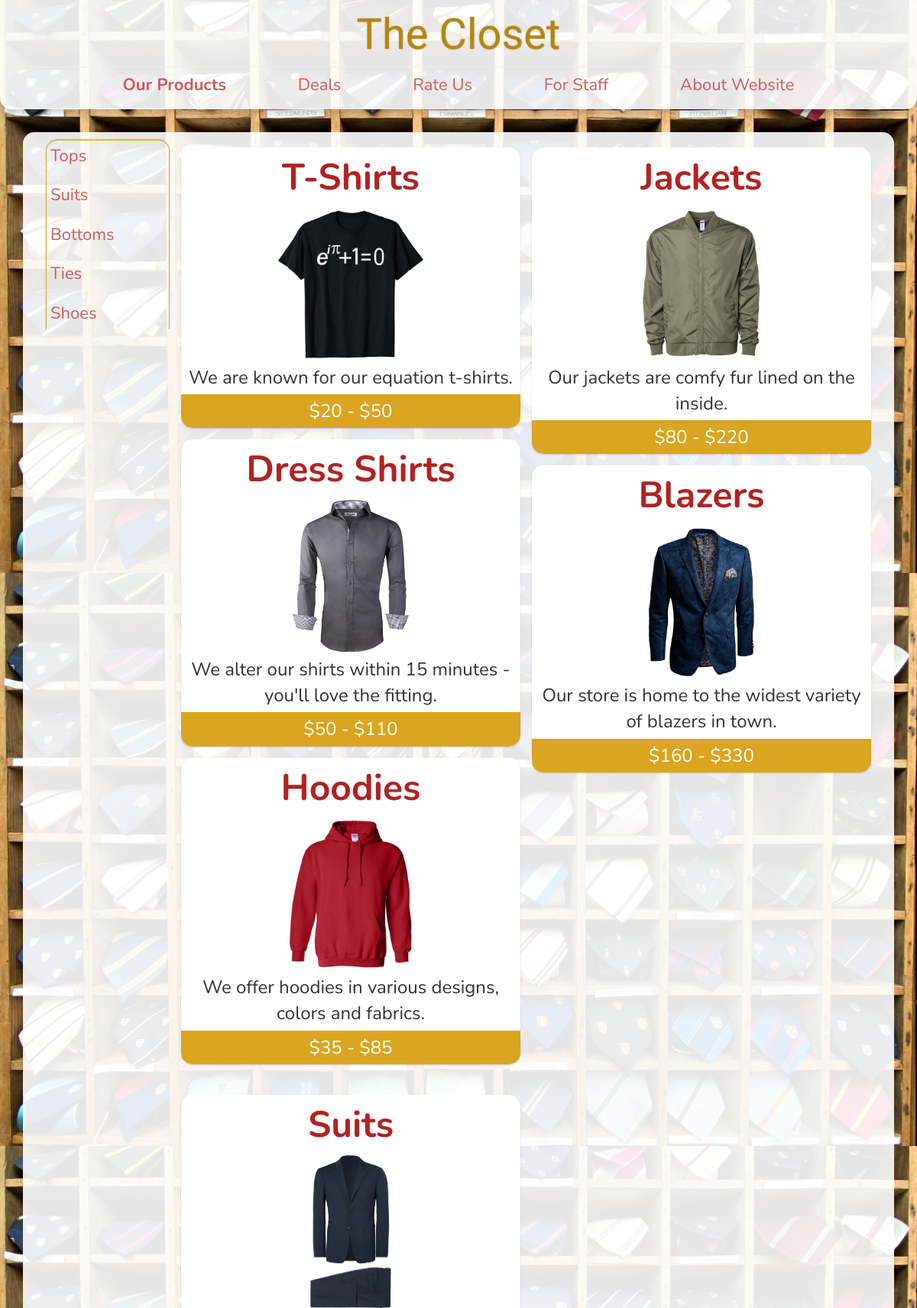
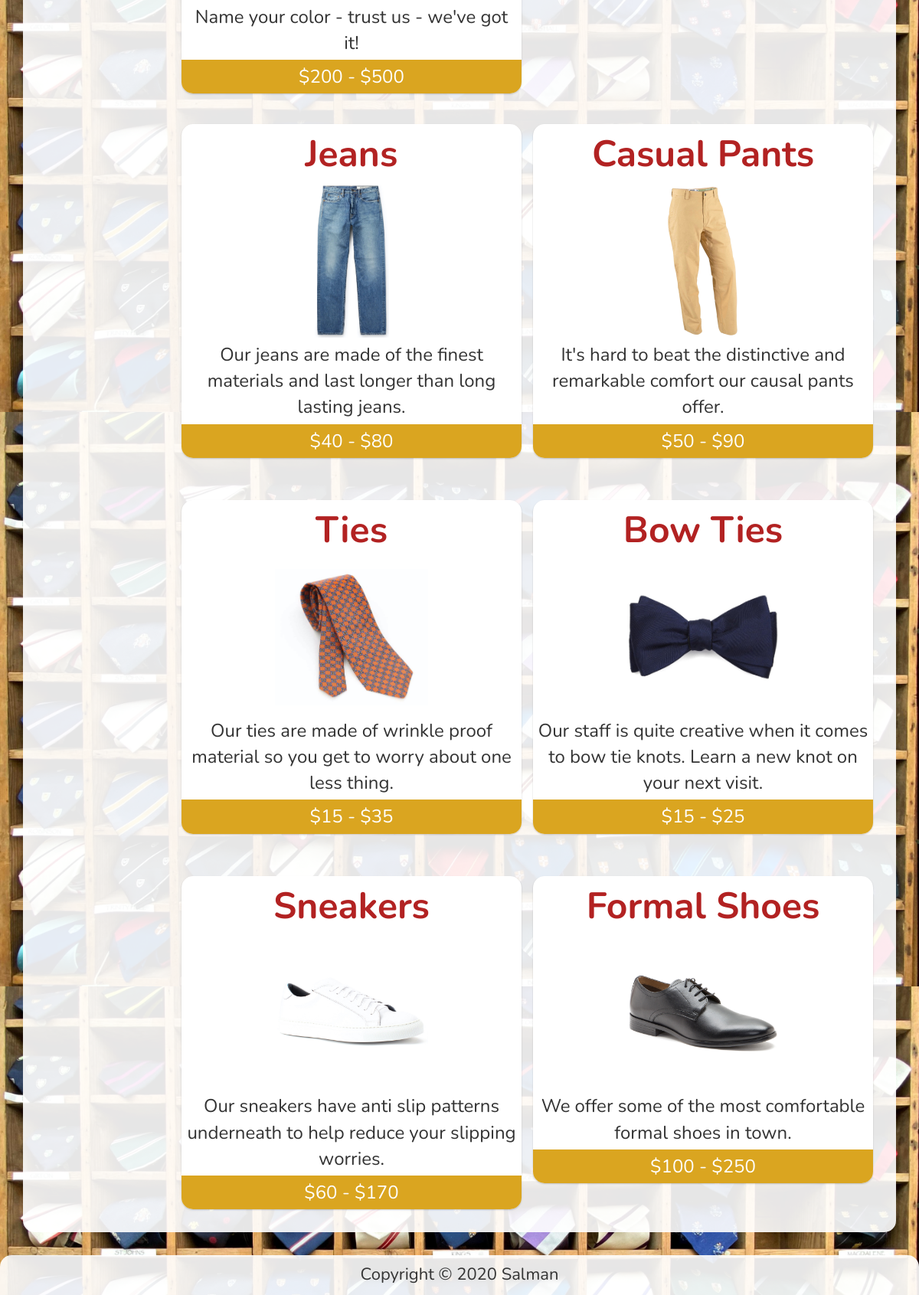
Screenshot of /php/catalog.php with the database file from the repository (2 pictures, top to bottom).
### tables this page shows
CREATE TABLE `Products` (
	`ID` INT AUTO_INCREMENT PRIMARY KEY,
	`Category ID` INT,
	`Title` TEXT,
	`Image Name` TEXT,
	`Description` TEXT,
	`Price Range` TEXT,
	`Stock Status` TEXT
);

### php/catalog.php (the view, shortened to what this page needs)
<?php
	try {
		$conn = new PDO(DBCONNSTRING, DBUSER, DBPASS);
		$conn->setAttribute(PDO::ATTR_ERRMODE, PDO::ERRMODE_EXCEPTION);
	}
	catch (PDOException $e){
		exit($e->getmessage());
	}
	$cats = $conn->query("SELECT * FROM `Product Categories`");
	$catsArr = $cats->fetchAll();
?>
<!DOCTYPE html>
<html lang="en-US">
<head>
	<link rel="stylesheet" href="https://maxcdn.bootstrapcdn.com/bootstrap/3.4.1/css/bootstrap.min.css">
  	<link rel="stylesheet" type="text/css" href="../css/styleCommon.css">
	<link rel="stylesheet" type="text/css" href="../css/style768AndAbove.css" media="screen and (min-width:768px)">
	<link rel="stylesheet" type="text/css" href="../css/styleBelow768.css" media="screen and (max-width:767px)">
</head>
<body id="catalogBody">
	<div class="aboveFooter">
		<header>
			<a href="../" title="Home Page"><h1>The Closet</h1></a>
			<hr>
			<nav>
			    <div class="collapse navbar-collapse" id="headNav">
					<ul class="nav">
						<li><a href=""><b>Our Products</b></a></li>
						<li><a href="../deals.html">Deals</a></li>
						<li><a href="../rateUs.html">Rate Us</a></li>
						<li><a href="../forStaff.html">For Staff</a></li>
						<li><a href="../about.html">About Website</a></li>
					</ul>
				</div>
			</nav>
		</header>
		<main>
			<nav>
				<ul>
					<?php
						foreach ($catsArr as $ind => $catRow) {
							echo "<li><a href='#" . $catRow['Category'] . "'>" . $catRow['Category'] . "</a></li>";
						}
					?>
				</ul>
			</nav>
			<div class="notNav">
				<?php
					foreach ($catsArr as $ind => $catRow) {
						echo "<dl id='" . $catRow['Category'] . (($ind === 0) ? "" : "' class='marginTop") ."'>";
						$prods = $conn->query("SELECT Title, `Image Name`, Description, `Price Range` FROM Products WHERE `Category ID` = " . $catRow['ID']);
						while ($prod = $prods->fetch()) {
							echo "<div class='product'>
									<dt>" . $prod['Title'] . "</dt>
									<dd><a href='../images/" . $prod['Image Name'] . "' target='_blank'><img src='../images/" . $prod['Image Name'] . "'></a>" . $prod['Description'] . "<span class='cost'>" . $prod['Price Range'] . "</span></dd>
									</div>";
						}
						echo "</dl>";
					}
				?>
			</div>
		</main>
	</div>
	<footer>
		<p class="center">Copyright &copy; 2020 Salman</p>
	</footer>
</body>
</html>

### css/styleCommon.css (style rules this page uses)
* { box-sizing: border-box; }
body, textarea, input[type="submit"] { font-family: Nunito, Calibri, sans-serif; }
body { margin: 0px; min-width: 300px; }
#catalogBody { background: url(../images/background2.jpg) repeat; background-attachment: fixed; background-size: 100%; }
h1 { color: darkgoldenrod; text-shadow: 0px 0px 2px darkgrey; font-family: Satisfy, SignPainter, sans-serif; font-size: 56px; margin-bottom: 10px; margin-top: 10px; }
header { position: sticky; top: 0; background-color: rgba(255,255,255,0.9); border-radius: 0px 0px 15px 15px; box-shadow: 0px 4px 8px rgba(0, 0, 0, 0.2); z-index: 2; }
header ul.nav a:hover, ul.nav a:link { background-color: rgba(0,0,0,0); }
.aboveFooter { min-height: calc(100vh - 51px); }
footer { background-color: rgba(255,255,255,0.9); border-radius: 15px 15px 0px 0px; padding: 10px; }
footer p { margin: 0px; }
h2, dt, .deal, legend, thead th, #rateUsBody input[type="number"], input[type="submit"], button { color: firebrick; }
nav, p, main a, tbody, input, textarea, #stockInfoBody label, button { font-size: 22px; }
dt, .deal, thead th, legend, label, input[type="submit"] { font-weight: bold; }
a:link, a:visited, a:hover, a:active { text-decoration: none; }
a, a:link, a:visited { color: indianred; }
a, #loginDiv button { transition: color 0.3s; }
a { outline-color: goldenrod; }
main { border-radius: 15px; background-color: rgba(255,255,255,0.9); }
dl { column-count: auto; column-width: 350px; column-gap: 15px; margin: 0px; }
dt { font-size: 48px; }
dd { margin: 0px; font-size: 24px; }
div.product, dd { display: flex; flex-direction: column; text-align: center; }
div.product { background-color: white; border-radius: 15px; break-inside: avoid; box-shadow: 0px 1px 2px rgba(0, 0, 0, 0.2); padding: 5px; margin-bottom: 15px; }
div.product a { position: relative; float: left; height: 200px; min-width: 200px; margin: 5px 0px 5px 0px; }
div.product img { position: absolute; top: 0px; right: 0px; bottom: 0px; left: 0px; margin: auto; max-height: 200px; max-width: 200px; }
span.cost { width: calc(100% + 10px); background-color: goldenrod; color: white; margin: 5px -5px -5px -5px; border-radius: 0px 0px 15px 15px; padding: 5px; }
.marginTop { margin-top: 40px; }
.center { text-align: center; }

### css/style768AndAbove.css (style rules this page uses)
html { scroll-padding-top: 152px; }
h1 { text-align: center; }
header { padding: 5px 5px 16px 5px; }
header ul { display: flex; justify-content: space-around; margin: 0px; padding: 0px; }
header ul.nav a { padding: 0px; }
header hr { margin: 8px 0px 8px 0px; }
main { margin: 30px; padding: 10px 30px 30px 30px; }
main nav { position: sticky; top: 152px; border-radius: 15px 15px 0px 0px; float: left; min-width: 155px; width: 15%; margin: 0px; margin-right: 15px; padding: 5px; border: solid 1px goldenrod; border-bottom: none; box-shadow: 0px -1px 2px rgba(0, 0, 0, 0.2); }
main ul { margin: 0px; padding: 0px; }
main li { margin-bottom: 20px; list-style-type: none; text-align: left; }
main li:last-child { margin-bottom: 0px; }
main .notNav { margin-top: 10px; }
#catalogBody main .notNav { column-count: 1; }

### css/styleBelow768.css (style rules this page uses)
h1 { padding-left: 15px; }
header { padding: 5px 5px 5px 5px; }
header ul.nav li { text-align: left; }
header hr { display: none; }
main { margin: 15px 0px 15px 0px; padding: 10px 15px 15px 15px; }
main nav { display: none; }

### rows the page displays
product categories: Category "Tops"
product categories: Category "Suits"
product categories: Category "Bottoms"
product categories: Category "Ties"
product categories: Category "Shoes"
products: Title "T-Shirts", Image Name (picture), Description "We are known for our equation t-shirts.", Price Range "$20 - $50", Title "Dress Shirts", shows a picture, Description "We alter our shirts within 15 minutes - you'll love the fitting.", Price Range "$50 - $110", Title "Hoodies", Description "We offer hoodies in various designs, colors and fabrics.", Price Range "$35 - $85", Title "Jackets", Description "Our jackets are comfy fur lined on the inside.", Price Range "$80 - $220", Title "Blazers", Description "Our store is home to the widest variety of blazers in town.", Price Range "$160 - $330"
products: Title "Suits", shows a picture, Description "Name your color - trust us - we've got it!", Price Range "$200 - $500"
products: Title "Jeans", shows a picture, Description "Our jeans are made of the finest materials and last longer than long lasting jeans.", Price Range "$40 - $80", Title "Casual Pants", Description "It's hard to beat the distinctive and remarkable comfort our causal pants offer.", Price Range "$50 - $90"
products: Title "Ties", shows a picture, Description "Our ties are made of wrinkle proof material so you get to worry about one less thing.", Price Range "$15 - $35", Title "Bow Ties", Description "Our staff is quite creative when it comes to bow tie knots. Learn a new knot on your next visit.", Price Range "$15 - $25"
products: Title "Sneakers", shows a picture, Description "Our sneakers have anti slip patterns underneath to help reduce your slipping worries.", Price Range "$60 - $170", Title "Formal Shoes", Description "We offer some of the most comfortable formal shoes in town.", Price Range "$100 - $250"
